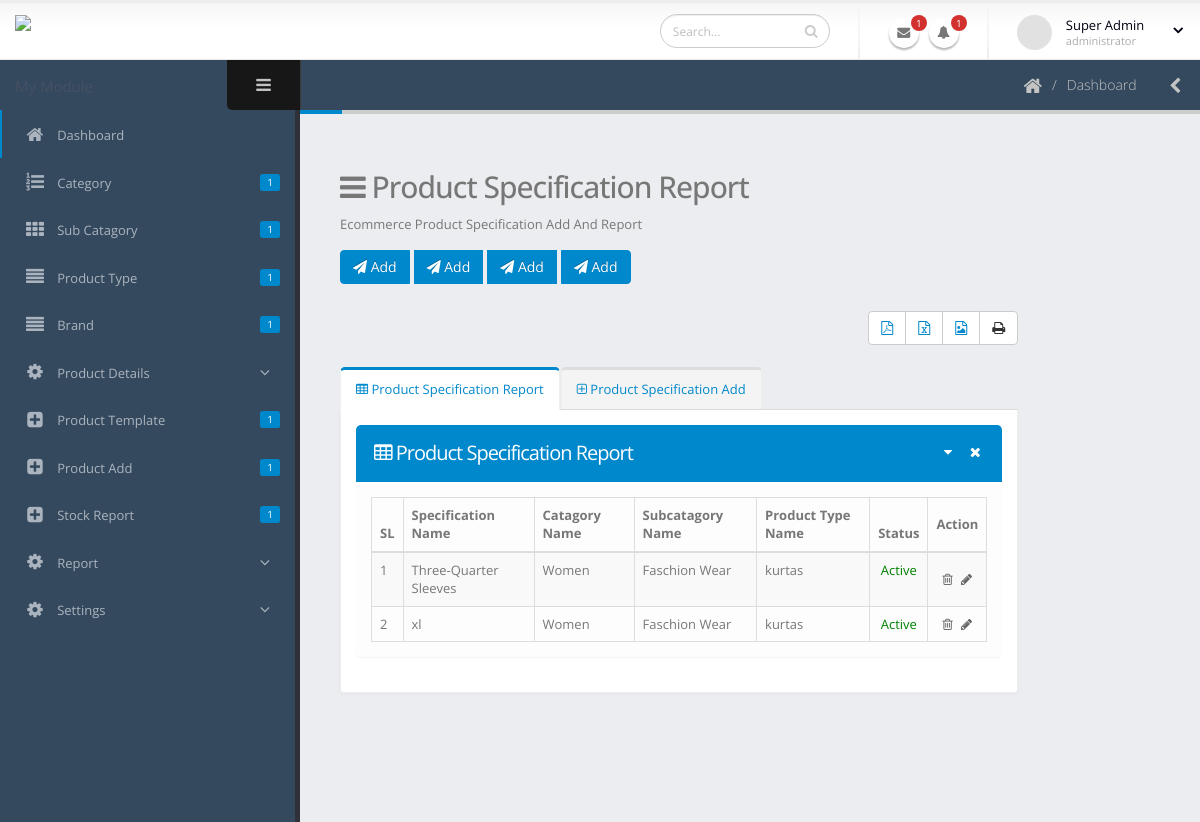
/backend/product-specification (signed in), run on the app's committed database.
### Backend/models.py (models this page shows, shortened)
class ProductSpecificationModel(models.Model):
    name=models.CharField(max_length=40)
    category=models.ForeignKey(CategoryModel,on_delete=models.DO_NOTHING,default=1)
    subcategory=models.ForeignKey(SubcategoryModel,on_delete=models.DO_NOTHING,default=1)
    product_type=models.ForeignKey(ProductTypeModel,on_delete=models.DO_NOTHING,default=1)
    status=models.CharField(max_length=10)
    created_at=models.DateTimeField(auto_now_add=True)
    updated_at=models.DateTimeField(auto_now=True)

class CategoryModel(models.Model):
    category_name=models.CharField(max_length=40,unique=True)
    category_des=models.TextField()
    category_status=models.CharField(max_length=10)
    created_at=models.DateTimeField(auto_now_add=True)
    updated_at=models.DateTimeField(auto_now=True)
    def __str__(self):
        return self.category_name

class SubcategoryModel(models.Model):
    subcategory_name=models.CharField(max_length=40)
    category=models.ForeignKey(CategoryModel, on_delete=models.DO_NOTHING, default=1)
    subcategory_des=models.TextField()
    subcategory_status=models.CharField(max_length=10)
    created_at=models.DateTimeField(auto_now_add=True)
    updated_at=models.DateTimeField(auto_now=True)
    def __str__(self):
        return self.subcategory_name

class ProductTypeModel(models.Model):
    product_type=models.CharField(max_length=40)
    category=models.ForeignKey(CategoryModel,on_delete=models.DO_NOTHING,default=1)
    subcategory=models.ForeignKey(SubcategoryModel,on_delete=models.DO_NOTHING,default=1)
    des=models.TextField()
    status=models.CharField(max_length=10)
    created_at=models.DateTimeField(auto_now_add=True)
    updated_at=models.DateTimeField(auto_now=True)
    def __str__(self):
        return self.product_type

### Backend/views.py (the view)
# urls.py: path('product-specification',views.productSpecification,name="specification"),
@login_required
def productSpecification(request):
        all_data=ProductSpecificationModel.objects.all()
        if request.method =='POST':
                form_data=ProductSpecificationFrom(request.POST)
                if form_data.is_valid():
                        form_data.save()
                        messages.success(request,'Save Operation Succsesful')
                        return HttpResponseRedirect(reverse('specification'))
        else:
                form_data=ProductSpecificationFrom()
        context={
                'form':form_data,
                'all_data':all_data
        }
        return render(request,'Backend/product_specification/product_specification.html',context)

### Backend/forms/product_specification_form.py
class ProductSpecificationFrom(forms.ModelForm):
    class Meta:
        model=ProductSpecificationModel
        category_choices=CategoryModel.objects.filter(category_status='Active')
        status_choices=(('','--select--'),('Active','Active'),('Inactive','Inactive'))
        fields='__all__'
        widgets={
            'name':forms.TextInput(attrs={'class':'form-control','placeholder':'Product Specification Name','id':'metarial_name'}),
            'category':forms.Select(attrs={'class':'form-control','id':'category'}),
            'subcategory':forms.Select(attrs={'class':'form-control','id':'subcategory'}),
            'product_type':forms.Select(attrs={'class':'form-control','id':'product_type'}),
            'status':forms.Select(attrs={'class':'form-control'},choices=status_choices)
        }

### Backend/templates/Backend/product_specification/product_specification.html (shortened to what this page needs)
{% extends 'Backend/index.html' %}
{% block main_content%}
{% load static %}
<div class="row">
    <div class="col-md-10">
         <h2><i class="fa fa-bars" aria-label="Toggle sidebar"></i>  Product Specification Report</h2>
         <p>Ecommerce Product Specification Add And Report</p>
          <div class="controls text-left">
          <div data-toggle="buttons-checkbox" class="btn-group">
            <button type="button" class="mb-xs mt-xs mr-xs btn btn-primary">
                <a target="_blank" href="/daily_attendance_pdf">
                    <span style="color:white"><i class="fa  fa-send" aria-hidden="true"></i> Add</span>
                </a>
            </button>
            <button type="button" class="mb-xs mt-xs mr-xs btn btn-primary">
                <a target="_blank" href="/daily_attendance_pdf">
                    <span style="color:white"><i class="fa  fa-send" aria-hidden="true"></i> Add</span>
                </a>
            </button>
             <button type="button" class="mb-xs mt-xs mr-xs btn btn-primary">
                <a target="_blank" href="/daily_attendance_pdf">
                    <span style="color:white"><i class="fa  fa-send" aria-hidden="true"></i> Add</span>
                </a>
            </button>
           <button type="button" class="mb-xs mt-xs mr-xs btn btn-primary">
                <a target="_blank" href="/daily_attendance_pdf">
                    <span style="color:white"><i class="fa  fa-send" aria-hidden="true"></i> Add</span>
                </a>
            </button>
          </div>
         </div>
         <br>
         <div class="controls text-right">
          <div data-toggle="buttons-checkbox" class="btn-group">
             <button  class="btn btn-default"  title='Export PDF' type="button">
                 <a target="_blank" href="">
                     <i class="fa fa-file-pdf-o" aria-hidden="true"></i>
                 </a>
             </button>
             <button class="btn btn-default"  title='Export Excel' type="button">
                 <a  href="/daily_attendance_excle">
                     <i class="fa fa-file-excel-o" aria-hidden="true"></i>
                 </a>
             </button>
             <button class="btn btn-default" title='Preview' ttype="button">
                 <a target="_blank" href="/daily_attendance_pdf">
                     <i class="fa fa-file-image-o"></i>
                 </a>
             </button>
            <button class="btn btn-default" title='Print' type="button">
                <i class="fa fa-print" aria-hidden="true"></i>
            </button>
          </div>
         </div>
         <br>
         <div class="tabs tabs-primary">
            <ul class="nav nav-tabs">
                <li class="active">
                    <a href="#popular11" data-toggle="tab"><i class="fa fa-table"></i> Product Specification Report</a>
                </li>
                <li>
                    <a href="#recent11" data-toggle="tab"><i class="fa fa-plus-square-o"></i>  Product Specification Add</a>
                </li>
            </ul>
            <div class="tab-content">
                <div id="popular11" class="tab-pane active">
                 <section class="panel panel-primary">
                     <header class="panel-heading">
                       <div class="panel-actions">
                <a href="#" class="fa fa-caret-down"></a>
                <a href="#" class="fa fa-times"></a>
            </div>
            <h2 class="panel-title"> <i class="fa fa-table"></i> Product Specification Report</h2>
        </header>
        <div class="panel-body">
            <table class="table table-bordered table-striped mb-none" id="datatable-tabletools" data-swf-path="../assets/vendor/jquery-datatables/extras/TableTools/swf/copy_csv_xls_pdf.swf">
                <thead>
                    <tr>
                        <th>SL</th>
                        <th>Specification Name</th>
                        <th>Catagory Name</th>
                        <th>Subcatagory Name</th>
                        <th>Product Type Name</th>
                        <th class="hidden-phone">Status</th>
                        <th class="actions">Action</th>
                    </tr>
                </thead>
                <tbody>
                    {% for data_fetch in all_data %}
                <tr class="gradeX">
                        <td>{{forloop.counter}}</td>
                        <td>
                           {{data_fetch.name}}
                        </td>
                        <td>
                             {{data_fetch.category}}
                        </td>
                        <td>
                            {{data_fetch.subcategory}}
                        </td>
                        <td>
                            {{data_fetch.product_type}}
                        </td>
                        <td class="center hidden-phone">
                            {% if data_fetch.status == "Active" %}
                               <span style="color:green">{{data_fetch.status}}</span>
                            {% else %}
                            <span style="color:red">{{data_fetch.status}}</span>
                            {% endif %}
                        </td>
                        <td class="center actions">
                            <a href="#" class="on-default remove-row"><i class="fa fa-trash-o"></i></a>
                            <a href="#" class="on-default edit-row"><i class="fa fa-pencil"></i></a>
                        </td>
                    </tr>
                    {% endfor %}
                </tbody>
            </table>
        </div>
    </section>
                </div>
            </div>
        </div>
    </div>
</div>
{% endblock %}

### Backend/static/Backend/assets/stylesheets/skins/default.css (style rules this page uses)
a, .btn-link { color: #0088cc; }
body .btn-primary { color: #ffffff; text-shadow: 0 -1px 0 rgba(0, 0, 0, 0.25); background-color: #0088cc; border-color: #0088cc; }
html .panel-primary .panel-heading { background: #0088cc; border-color: #0088cc; }
html body .tabs-primary .nav-tabs li a, html.dark body .tabs-primary .nav-tabs li a, html body .tabs-primary .nav-tabs.nav-justified li a, html.dark body .tabs-primary .nav-tabs.nav-justified li a, html body .tabs-primary .nav-tabs li a:hover, html.dark body .tabs-primary .nav-tabs li a:hover, html body .tabs-primary .nav-tabs.nav-justified li a:hover, html.dark body .tabs-primary .nav-tabs.nav-justified li a:hover { color: #0088cc; }
html body .tabs-primary .nav-tabs li.active a, html.dark body .tabs-primary .nav-tabs li.active a, html body .tabs-primary .nav-tabs.nav-justified li.active a, html.dark body .tabs-primary .nav-tabs.nav-justified li.active a, html body .tabs-primary .nav-tabs li.active a:hover, html.dark body .tabs-primary .nav-tabs li.active a:hover, html body .tabs-primary .nav-tabs.nav-justified li.active a:hover, html.dark body .tabs-primary .nav-tabs.nav-justified li.active a:hover, html body .tabs-primary .nav-tabs li.active a:focus, html.dark body .tabs-primary .nav-tabs li.active a:focus, html body .tabs-primary .nav-tabs.nav-justified li.active a:focus, html.dark body .tabs-primary .nav-tabs.nav-justified li.active a:focus { border-top-color: #0088cc; color: #0088cc; }

### data on the page
ProductSpecificationModel: name "Three-Quarter Sleeves", category "Women", subcategory "Faschion Wear", product_type "kurtas", status "Active"
ProductSpecificationModel: name "xl", category "Women", subcategory "Faschion Wear", product_type "kurtas", status "Active"
